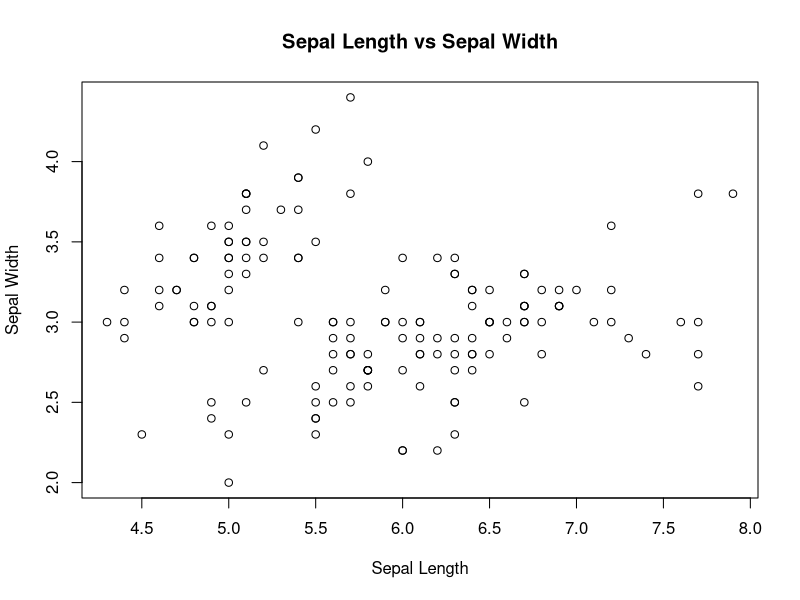
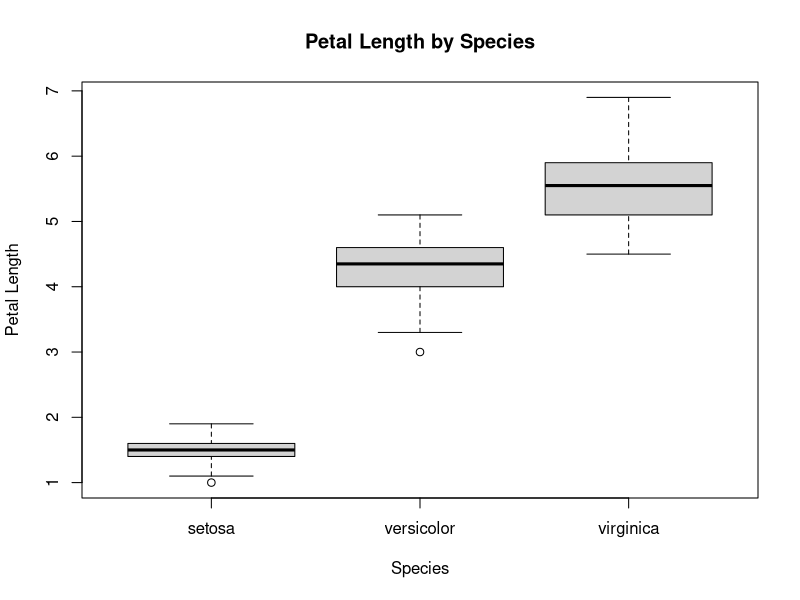

Recreate these plots in R, in order.
# Statistics Data Analysis
# Esther Mbugua
# Beginner R Data Analysis Project

# Load the Iris dataset
data(iris)

# View the first observations
head(iris)

# Check the structure of the dataset
str(iris)

# Summary statistics
summary(iris)

# Calculate means
mean(iris$Sepal.Length)
mean(iris$Sepal.Width)
mean(iris$Petal.Length)
mean(iris$Petal.Width)

# Calculate standard deviations
sd(iris$Sepal.Length)
sd(iris$Sepal.Width)
sd(iris$Petal.Length)
sd(iris$Petal.Width)

# Frequency of each species
table(iris$Species)

# Compare mean measurements by species
aggregate(. ~ Species, data = iris, mean)

# Scatter plot
plot(
  iris$Sepal.Length,
  iris$Sepal.Width,
  main = "Sepal Length vs Sepal Width",
  xlab = "Sepal Length",
  ylab = "Sepal Width"
)

# Boxplot of petal length by species
boxplot(
  Petal.Length ~ Species,
  data = iris,
  main = "Petal Length by Species",
  xlab = "Species",
  ylab = "Petal Length"
)
